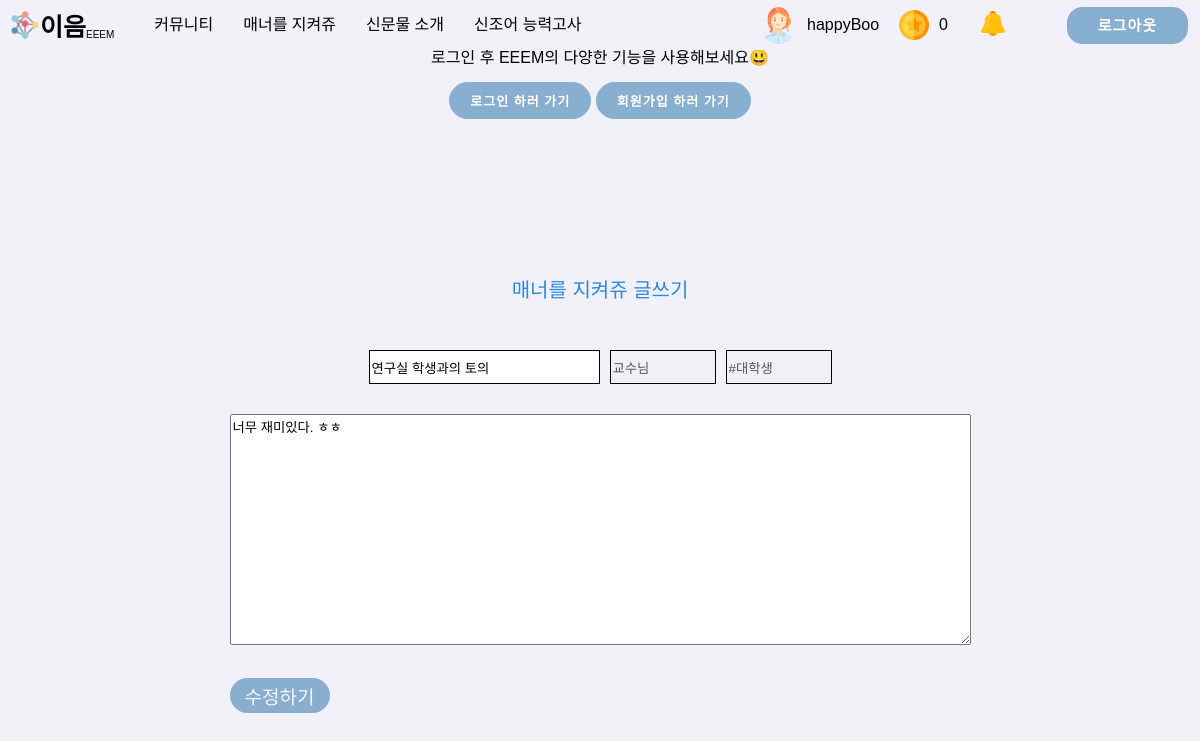
Page /manner/toEditMannerpage/3 (signed in) on the committed database.
### account/models.py (models this page shows)
class CustomUser(AbstractUser):
    SEX_CHOICES = (("", "성별을 선택하세요"), ("남", "남"), ("여", "여"))
    AGE_CHOICES = (
        ("", "나이대를 선택하세요"),
        ("5", "10대 이하"),
        ("10", "10대"),
        ("20", "20대"),
        ("30", "30대"),
        ("40", "40대"),
        ("50", "50대 이상"),
    )
    sex = models.CharField(
        max_length=3, choices=SEX_CHOICES, help_text="성별을 선택하세요", null=False
    )
    age = models.CharField(
        max_length=10, choices=AGE_CHOICES, help_text="나이대를 선택하세요", null=False
    )
    nickname = models.CharField(max_length=10,default="")
    profile=models.ImageField(null=True,blank=True)
    coin=models.IntegerField(default=0)

### main/models.py (models this page shows)
class manner(models.Model):
    user = models.ForeignKey(settings.AUTH_USER_MODEL,
                             on_delete=models.CASCADE, default='')
    text = models.CharField(max_length=18)
    like = models.IntegerField()
    dis_like = models.IntegerField()
    hashtag_me = models.CharField(max_length=20)
    hashtag_you = models.CharField(max_length=20)
    hashtag_situation = models.CharField(max_length=500)
    date = models.DateTimeField(default=datetime.now, blank=True)
    getcoin=models.BooleanField(default=False,null=True)
    secret=models.BooleanField(default=False,null=True)

### main/views.py (the view)
# urls.py: path('manner/toEditMannerpage/<str:id>',views.toEditMannerpage,name="toEditMannerpage"),
def toEditMannerpage(request,id):
    if request.user.is_authenticated:
        edit_manner=manner.objects.get(pk=id)
        return render(request,'editManner.html',{'manner':edit_manner})
    else:
        return redirect('404error')

### main/context_processors.py (called while the page is built)
def getNotification(request):
    allnotification=notification.objects.filter(user=request.user.id)
    return{
        "notifications":allnotification
    }

### main/templates/editManner.html (shortened to what this page needs)
{% extends 'base.html' %}{% load static %}{% block extrahead %} {% endblock %}
{% block content %}
<link rel="stylesheet" href="{% static 'css/addmanner.css' %}" />
<body>
  <div class="title">매너를 지켜쥬 글쓰기</div>
  <form action="{% url 'mannerEdit' manner.id %}" method="post">
    <div class="titleandhashtag" style="padding-top: 50px">
      <div class="box">
        <input
          class="textInput"
          type="text"
          name="text"
          id="title"
          style="width: 225px"
          placeholder="제목을 입력하세요"
          value="{{manner.text}}"
          required
        />
      </div>
      <div class="box hashtag">
        <div>
          <input
            type="text"
            name="hashtagMe"
            placeholder="#누가"
            id="hashtagMe"
            value="{{manner.hashtag_me}}"
            disabled
          />
        </div>
        <div>
          <input
            type="text"
            name="hashtagYou"
            placeholder="#누구에게"
            id="hashtagYou"
            value="{{manner.hashtag_you}}"
            disabled
          />
        </div>
      </div>
    </div>
    <div class="box">
      <textarea
        class="form-control"
        name="hashtag_situation"
        id="body"
        cols="90"
        rows="15"
        placeholder="내용을 입력해 주세요."
        required
      >
{{manner.hashtag_situation}}</textarea
      >
    </div>
    <button class="submitButton" type="submit">수정하기</button>
  </form>
</body>
{% endblock %}

### gyeongsoton/templates/base.html (shortened to what this page needs)
<!DOCTYPE html>
<html lang="ko">
  {% load static %}
  <head>
    <link rel="stylesheet" href='{% static "css/navbar.css" %}' />
    <link rel="stylesheet" href='{% static "css/reset.css" %}' />
    <link
      rel="stylesheet"
      href="https://cdnjs.cloudflare.com/ajax/libs/jquery-modal/0.9.1/jquery.modal.min.css"
    />
  </head>
  <body>
    <nav class="navbar">
      <div class="navbar__brand">
        <a href="{%url 'home' %}">
          <div>
            <img src="{% static 'img/logo.png' %}" />
            <strong>이음</strong>
            <span>EEEM</span>
          </div>
        </a>
      </div>
      <ul class="navbar__buttons">
        <li class="nav-item co">
          <a class="nav-link" href="{%url 'community' %}">커뮤니티</a>
        </li>
        <li class="nav-item ma">
          <a class="nav-link" href="{%url 'manner' %}">매너를 지켜쥬</a>
        </li>
        <li class="nav-item ne">
          <a class="nav-link" href="{%url 'newproduct' %}">신문물 소개</a>
        </li>
        <li class="nav-item te">
          <a class="nav-link" href="{%url 'newterms' %}">신조어 능력고사</a>
        </li>
      </ul>
       {% if user.is_authenticated %}
      <a class="logout__btn" href="{%url 'logout' %}">
        <span>로그아웃</span>
      </a>
      {% if user.profile %}
        <div class="user">
          <div class="userprofile">
            <img
              src="{{request.user.profile.url}}"
              style="border-radius: 70%; margin-right: 10px"
              alt="user"
              width="37px"
              class="rounded-circle"
            />
            <div class="username"><span>{{request.user.nickname}}</span></div>
          </div>
          {% endif %}
          <div class="coin">
            <img
              src="{% static 'img/coin.png' %}"
              width="30px"
              style="margin-right: 10px"
            />
            <span class="cointext" style="margin-right: 30px;">{{request.user.coin}}</span>
          </div>
          <div class="bell">
            <span class="profile icon" id="bell">
              <img src="/static/img/bell.png" style="width:30px; height:25px;"/>
            </span>
          </div>
        </div>
      {% endif %}
    </nav>
    <div id="loginmodal" class="modal">
      <p>로그인 후 EEEM의 다양한 기능을 사용해보세요😃<br /><br /></p>
      <button class="tologinbtn" onclick="location.href='{% url 'login' %}'">
        로그인 하러 가기
      </button>
      <button class="tologinbtn" onclick="location.href='{% url 'signup' %}'">
        회원가입 하러 가기
      </button>
    </div>
    {% block content %} {% endblock %}
  </body>
</html>

### main/static/css/navbar.css (style rules this page uses)
body { background-color: rgb(242, 240, 248); }
.navbar { background-color: rgb(242, 240, 248); display: flex; align-items: center; padding: 10px 8px; position: fixed; width: 100%; z-index: 999; }
.navbar__brand { display: flex; justify-content: center; align-items: center; padding: 0px 10px; }
.navbar__brand div { display: flex; justify-content: center; align-items: flex-end; }
.navbar__brand strong { font-size: 25px; }
.navbar__brand span { font-size: 10px; }
.navbar__brand img { width: 30px; height: 30px; }
.navbar__buttons { display: flex; align-items: center; justify-content: space-around; }
.nav-item { width: auto; height: 20px; margin-left: 30px; display: flex; justify-content: center; align-items: center; }
.nav-link { color: white; }
.logout__btn { border-radius: 15px; border: 1px solid #88aed0; background-color: #88aed0; font-size: 15px; font-weight: bold; letter-spacing: 1px; text-transform: uppercase; transition: transform 80ms ease-in; position: absolute; right: 20px; padding: 10px 30px; }
.logout__btn span { color: white; }
.user { display: flex; justify-content: center; align-items: center; position: absolute; right: 200px; }
.userprofile { display: flex; justify-content: center; align-items: center; margin-right: 20px; }
.coin { display: flex; justify-content: center; align-items: center; }
.bell { display: flex; justify-content: center; align-items: center; border-color: rgb(242, 240, 248); }

### main/static/css/addmanner.css (style rules this page uses)
body { background-color: rgb(242, 240, 248); display: flex; flex-direction: column; align-items: center; }
.title { padding-top: 80px; font-size: 20px; color: #298adf; }
.form-control { font-family: "Noto Sans KR", sans-serif; }
.titleandhashtag { display: flex; justify-content: center; align-items: center; }
.textInput { width: 900px; height: 30px; border: 1px solid black; }
.box { margin-bottom: 30px; }
.hashtag { display: flex; }
.hashtag input { width: 100px; height: 30px; margin-left: 10px; border: 1px solid black; }
.submitButton { position: relative; width: 100px; height: 35px; font-size: 19px; background-color: #88aed0; color: whitesmoke; border: none; cursor: pointer; border-radius: 20px; }

### gyeongsoton/templates/base.html (style rules this page uses)
a:link { color: black; text-decoration: none; }

### rows in the picture
CustomUser: user.profile (picture), user.nickname "happyBoo", user.coin "0"
manner: text "연구실 학생과의 토의", hashtagMe "교수님", hashtagYou "#대학생", hashtag_situation "너무 재미있다. ㅎㅎ"
